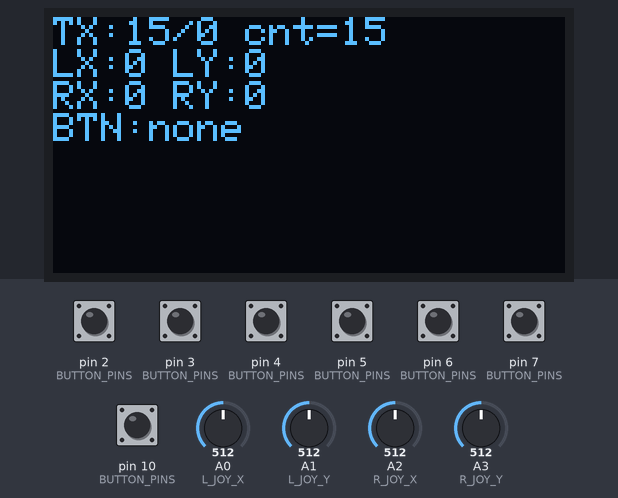
This sketch was run on a simulated Arduino Uno, built with avr-gcc and run on an emulated ATmega328P. Parts: 128×64 one-colour display. The test bench sets the inputs (shaded band); at power-on: pin 2 (BUTTON_PINS), pin 3 (BUTTON_PINS), pin 4 (BUTTON_PINS), pin 5 (BUTTON_PINS), pin 6 (BUTTON_PINS), pin 7 (BUTTON_PINS), pin 10 (BUTTON_PINS) HIGH, A0 (L_JOY_X) = 512, A1 (L_JOY_Y) = 512, A2 (R_JOY_X) = 512, A3 (R_JOY_Y) = 512. No radio packets arrive unless stated; what the sketch prints to the serial monitor is not drawn.

Above: at 1.59 s.
1.6 s: pin 2 (BUTTON_PINS) pulled LOW for 0.15 s
At 1.76 s:
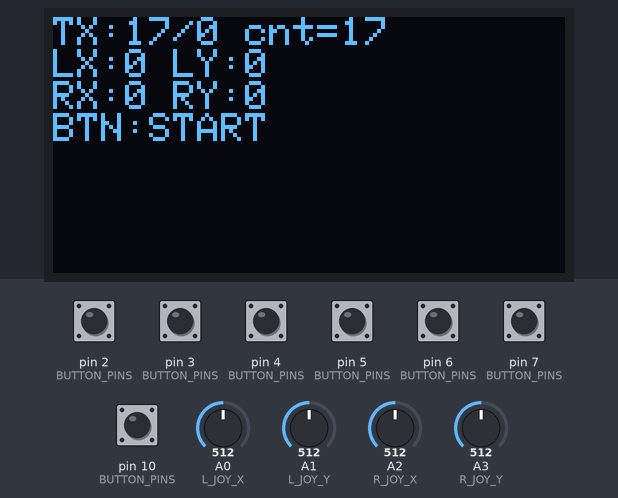
2.3 s: pin 3 (BUTTON_PINS) pulled LOW for 0.15 s
At 2.35 s:
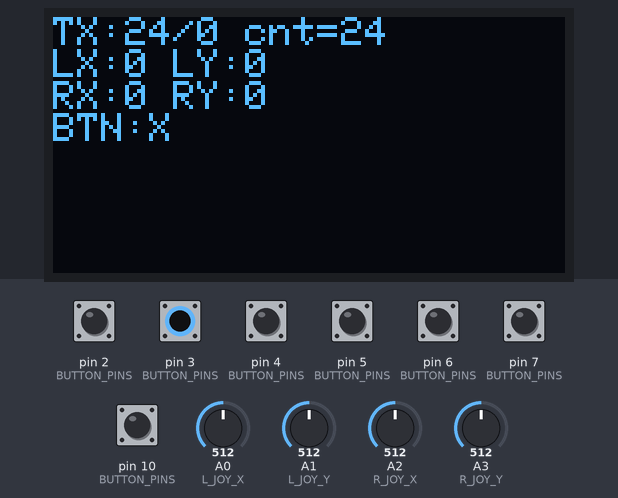
3.0 s: pin 4 (BUTTON_PINS) pulled LOW for 0.15 s
At 3.11 s:
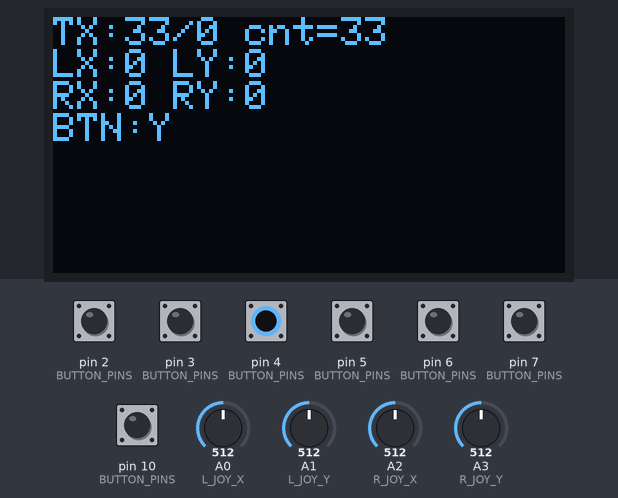
3.7 s: pin 5 (BUTTON_PINS) pulled LOW for 0.15 s
At 3.79 s:
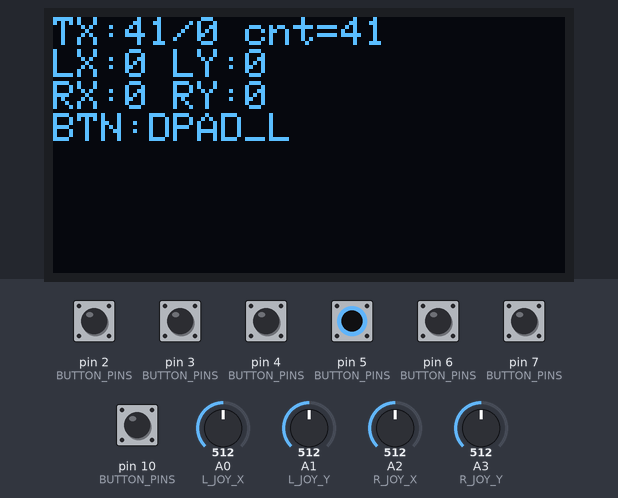
4.4 s: pin 6 (BUTTON_PINS) pulled LOW for 0.15 s
At 4.47 s:
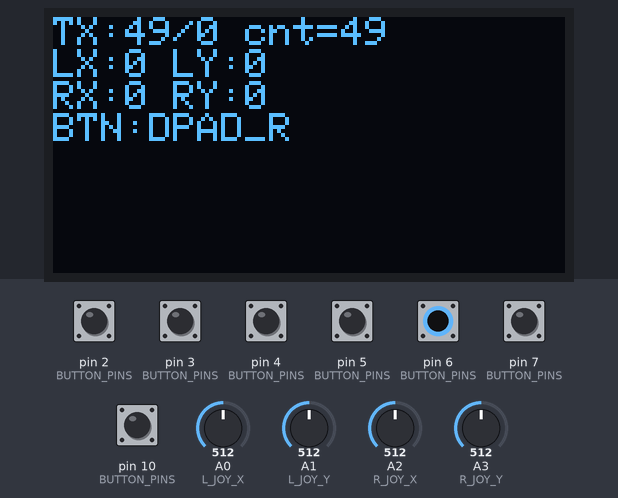
5.1 s: pin 7 (BUTTON_PINS) pulled LOW for 0.15 s
At 5.14 s:
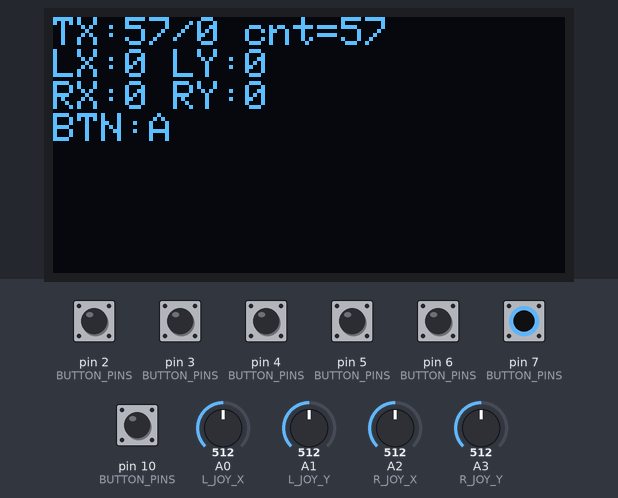

The sketch:

Nano_Controller_Test.ino
```cpp
// ============================================================
// Nano/Uno Controller - Hardware Test Sketch
// Tests all components: joysticks, buttons, OLED
// NRF24 is NOT tested here - just inputs and display
// ============================================================

#include <Wire.h>
#include <SPI.h>
#include <RF24.h>
#include <Adafruit_GFX.h>
#include <Adafruit_SSD1306.h>

// --- OLED ---
#define SCREEN_WIDTH 128
#define SCREEN_HEIGHT 64
#define OLED_RESET -1
Adafruit_SSD1306 display(SCREEN_WIDTH, SCREEN_HEIGHT, &Wire, OLED_RESET);

// --- Joystick pins ---
#define L_JOY_X  A0
#define L_JOY_Y  A1
#define R_JOY_X  A2
#define R_JOY_Y  A3

// --- Button pins ---
#define BTN_START   2
#define BTN_X       3
#define BTN_Y       4
#define BTN_DPAD_L  5
#define BTN_DPAD_R  6
#define BTN_A       7
#define BTN_B       10

const int BUTTON_PINS[] = { BTN_START, BTN_X, BTN_Y, BTN_DPAD_L, BTN_DPAD_R, BTN_A, BTN_B };
const char* BUTTON_NAMES[] = { "START", "X", "Y", "DPAD_L", "DPAD_R", "A", "B" };
const int NUM_BUTTONS = 7;

// --- NRF24 TX ---
#define CE_PIN  8
#define CSN_PIN 9
RF24 radio(CE_PIN, CSN_PIN);
const byte rfAddress[6] = "00001";

// --- Button state tracking (for edge detection) ---
bool lastButtonState[7] = { HIGH, HIGH, HIGH, HIGH, HIGH, HIGH, HIGH };

// --- Joystick center calibration ---
int lxCenter, lyCenter, rxCenter, ryCenter;
bool oledOK = false;

// --- TX stats ---
unsigned long txCounter = 0;
uint16_t txOk = 0;
uint16_t txFail = 0;
const unsigned long TX_INTERVAL = 50;
unsigned long lastTxTime = 0;

void setup() {
    Serial.begin(115200);
    Serial.println(F("=== Controller Hardware Test ==="));

    // Button pins with internal pullup
    for (int i = 0; i < NUM_BUTTONS; i++) {
        pinMode(BUTTON_PINS[i], INPUT_PULLUP);
    }

    // OLED init
    Wire.begin();
    delay(100);
    if (!display.begin(SSD1306_SWITCHCAPVCC, 0x3C)) {
        Serial.println(F("ERROR: OLED not found! Check wiring on A4/A5."));
    } else {
        Serial.println(F("OLED: OK"));
        oledOK = true;
        display.clearDisplay();
        display.setTextSize(1);
        display.setTextColor(SSD1306_WHITE);
        display.setCursor(0, 0);
        display.println(F("Hello World!"));
        display.println(F("Controller Test"));
        display.println(F("Serial: 115200"));
        display.display();
    }

    // Calibrate joystick centers
    delay(200);
    lxCenter = analogRead(L_JOY_X);
    lyCenter = analogRead(L_JOY_Y);
    rxCenter = analogRead(R_JOY_X);
    ryCenter = analogRead(R_JOY_Y);
    Serial.print(F("Joystick centers - LX:"));
    Serial.print(lxCenter);
    Serial.print(F(" LY:"));
    Serial.print(lyCenter);
    Serial.print(F(" RX:"));
    Serial.print(rxCenter);
    Serial.print(F(" RY:"));
    Serial.println(ryCenter);
    // NRF24 init
    if (!radio.begin()) {
        Serial.println(F("NRF24: INIT FAILED"));
    } else {
        radio.setPALevel(RF24_PA_LOW);
        radio.setDataRate(RF24_250KBPS);
        radio.setChannel(76);
        radio.setAutoAck(false);
        radio.openWritingPipe(rfAddress);
        radio.stopListening();
        Serial.println(F("NRF24: TX ready"));
    }

    Serial.println(F("--------------------------------"));
    Serial.println(F("Move joysticks and press buttons"));
    Serial.println(F("--------------------------------"));
}

void loop() {
    // --- TX packet ---
    unsigned long now = millis();
    if (now - lastTxTime >= TX_INTERVAL) {
        lastTxTime = now;
        txCounter++;
        bool ok = radio.write(&txCounter, sizeof(txCounter));
        if (ok) txOk++; else txFail++;
        Serial.print(F("TX ")); Serial.print(ok ? F("OK") : F("FAIL"));
        Serial.print(F(" cnt=")); Serial.print(txCounter);
        Serial.print(F(" OK=")); Serial.print(txOk);
        Serial.print(F(" FAIL=")); Serial.println(txFail);
    }

    // --- Read joystick raw values ---
    int lx = analogRead(L_JOY_X);
    int ly = analogRead(L_JOY_Y);
    int rx = analogRead(R_JOY_X);
    int ry = analogRead(R_JOY_Y);

    // Map to -100 to +100
    int lxMapped = map(lx, 0, 1023, -100, 100);
    int lyMapped = map(ly, 0, 1023, -100, 100);
    int rxMapped = map(rx, 0, 1023, -100, 100);
    int ryMapped = map(ry, 0, 1023, -100, 100);

    // --- Print joystick values to Serial ---
    Serial.print(F("LX:"));
    Serial.print(lxMapped);
    Serial.print(F("\tLY:"));
    Serial.print(lyMapped);
    Serial.print(F("\tRX:"));
    Serial.print(rxMapped);
    Serial.print(F("\tRY:"));
    Serial.print(ryMapped);
    Serial.print(F("\t"));

    // --- Check buttons (print on press only) ---
    bool anyPressed = false;
    for (int i = 0; i < NUM_BUTTONS; i++) {
        bool currentState = digitalRead(BUTTON_PINS[i]);
        if (currentState == LOW && lastButtonState[i] == HIGH) {
            Serial.print(F("BTN:"));
            Serial.print(BUTTON_NAMES[i]);
            Serial.print(F(" PRESSED  "));
            anyPressed = true;
        }
        if (currentState == HIGH && lastButtonState[i] == LOW) {
            Serial.print(F("BTN:"));
            Serial.print(BUTTON_NAMES[i]);
            Serial.print(F(" released  "));
        }
        lastButtonState[i] = currentState;
    }
    Serial.println();

    // --- Update OLED ---
    if (oledOK) {
        display.clearDisplay();
        display.setTextSize(1);
        display.setTextColor(SSD1306_WHITE);
        display.setCursor(0, 0);

        // Row 1: TX status
        display.print(F("TX:"));
        display.print(txOk);
        display.print(F("/"));
        display.print(txFail);
        display.print(F(" cnt="));
        display.println(txCounter);

        // Row 2-3: Joysticks
        display.print(F("LX:")); display.print(lxMapped);
        display.print(F(" LY:")); display.println(lyMapped);
        display.print(F("RX:")); display.print(rxMapped);
        display.print(F(" RY:")); display.println(ryMapped);

        // Row 4-5: Buttons
        display.print(F("BTN:"));
        bool anyHeld = false;
        for (int i = 0; i < NUM_BUTTONS; i++) {
            if (digitalRead(BUTTON_PINS[i]) == LOW) {
                display.print(BUTTON_NAMES[i]);
                display.print(F(" "));
                anyHeld = true;
            }
        }
        if (!anyHeld) display.print(F("none"));

        display.display();
    }

    delay(50);
}
```

Measured:
- after the input at 1.6 s, the display: first changes after 0.07 s (image 1 shows a later state)
- after the input at 2.3 s, the display: changes after 0.05 s (image 2)
- after the input at 3.0 s, the display: first differs from a run without the input after 0.11 s (image 3)
- after the input at 3.7 s, the display: first differs from a run without the input after 0.09 s (image 4)
- after the input at 4.4 s, the display: changes after 0.06 s (image 5)
- after the input at 5.1 s, the display: changes at once (image 6)
